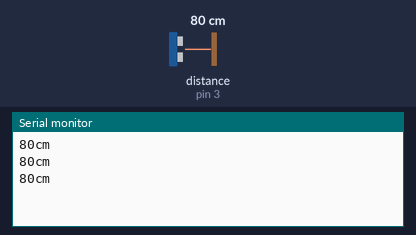
Simulated run of this sketch. Board: Arduino Uno, built with avr-gcc and run on an emulated ATmega328P. Parts: the last lines printed to the serial monitor. Wiring (inferred from the names in the program): ultrasonic range finder: trigger pin 4; echo pin 3. Inputs (shaded band) come from the test bench; at power-on: distance to the obstacle (sensor on pin 3) 80 cm. The echo pulse lasts 58.3 µs per cm.

Above: at 1.3 s.
1.4 s: distance to the obstacle (sensor on pin 3) set to 2 cm
At 1.9 s:
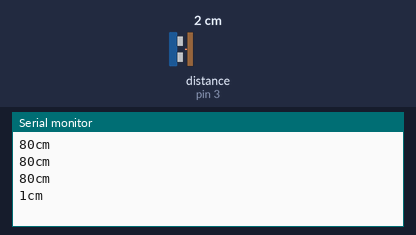
2.9 s: distance to the obstacle (sensor on pin 3) set to 4 cm
At 3.4 s:
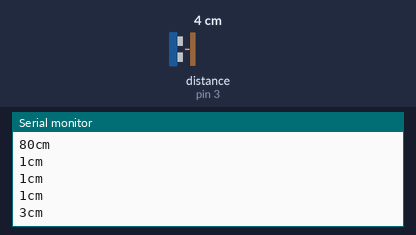
Timing chart, 0 to 5.9 s (numbered marks = the images above; inputs shaded):
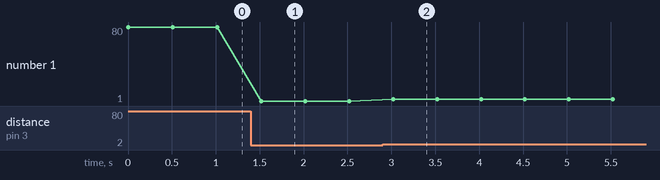

The sketch:

ultrasensor.ino
```cpp
#include "ultrasensor.h"


void setup() {
Serial.begin(9600);
}

void loop(){
  ultrasound();

}
```

ultrasensor.h
```cpp
#include <Arduino.h>

const int triggerPin = 4;
const int echoPin = 3;

long microsecondsToInches(long microseconds){
return microseconds / 74 / 2;
}

long microsecondsToFeet(long microseconds){
return microseconds / 74 / 2 / 12;
}

long microsecondsToCentimeters(long microseconds){
return microseconds / 29 / 2;
}

void ultrasound(){
  long duration, feet, inches, cm;

  pinMode(triggerPin, OUTPUT);
  digitalWrite(triggerPin, LOW);
  delayMicroseconds(2);
  digitalWrite(triggerPin, HIGH);
  delayMicroseconds(5);
  digitalWrite(triggerPin, LOW);

  pinMode(echoPin, INPUT);
  duration = pulseIn(echoPin, HIGH);

  inches = microsecondsToInches(duration);
  cm = microsecondsToCentimeters(duration);
  feet = microsecondsToFeet(duration);

  Serial.print(cm);
  Serial.print("cm");
  Serial.println();

  delay(500);
}
```

Measured:
- after the input at 1.4 s, the serial monitor: prints a new line after 0.12 s (image 1)
- after the input at 2.9 s, the serial monitor: prints a new line after 0.12 s (image 2)
- plotted number 1: 80 → 1 after the input at 1.4 s, 1 → 3 after the input at 2.9 s
